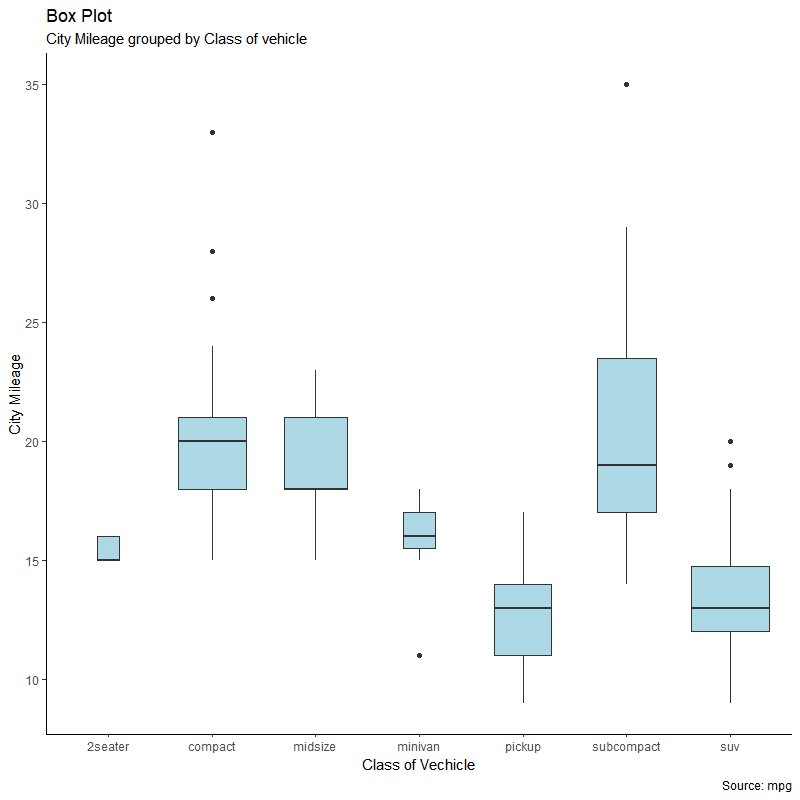

Write the R code that produced this figure.
### BOX PLOT ###

# Import ggplot2 package
library(ggplot2)                     

# Pre-set the classic theme
theme_set(theme_classic())

gg <- ggplot(data = ,                # name the plot variable and load data set
             aes(x = ,               # set the x variable (must be categorical)
                 y = ))              # set the y variable (must be numerical)

gg + geom_boxplot(varwidth = T,      # varwidth defines the width based on number of observations per class
                  fill = "") +       # type in the color fill of the boxes
  labs(title = "",                   # type in the plot title
       subtitle = "",                # type in the plot subtitle
       caption = "",                 # type in additional captions
       x = "",                       # type in the x-axis title
       y = "")                       # type in the y-axis title

# EXAMPLE

library(ggplot2)
theme_set(theme_classic())

gg <- ggplot(data = mpg,
             aes(x = class,
                 y = cty))

gg + geom_boxplot(varwidth = T,
                  fill = "light blue") +
  labs(title = "Box Plot",
       subtitle = "City Mileage grouped by Class of vehicle",
       caption = "Source: mpg",
       x = "Class of Vechicle",
       y = "City Mileage")
